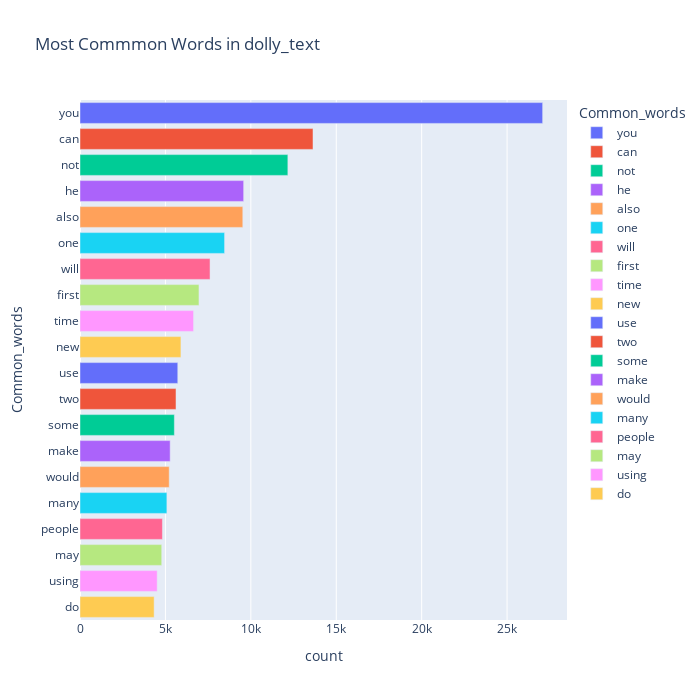

The cell this chart's notebook holds for it:
### Code cell
top = Counter([item for sublist in dolly_text['short_word'] for item in sublist])
temp_positive = pd.DataFrame(top.most_common(20))
temp_positive.columns = ['Common_words','count']
fig = px.bar(temp_positive, x="count", y="Common_words", title='Most Commmon Words in dolly_text', orientation='h',
             width=700, height=700,color='Common_words')
fig.show()

### Figure 1 — Plotly figure (JSON) as saved in the notebook; plotly's stock layout.template omitted (floating-point values rounded to 4 significant figures)
{"data": [{"alignmentgroup": "True", "hovertemplate": "Common_words=%{y}<br>count=%{x}<extra></extra>", "legendgroup": "you", "marker": {"color": "#636efa", "pattern": {"shape": ""}}, "name": "you", "offsetgroup": "you", "orientation": "h", "showlegend": true, "textposition": "auto", "type": "bar", "x": [27082], "xaxis": "x", "y": ["you"], "yaxis": "y"}, {"alignmentgroup": "True", "hovertemplate": "Common_words=%{y}<br>count=%{x}<extra></extra>", "legendgroup": "can", "marker": {"color": "#EF553B", "pattern": {"shape": ""}}, "name": "can", "offsetgroup": "can", "orientation": "h", "showlegend": true, "textposition": "auto", "type": "bar", "x": [13639], "xaxis": "x", "y": ["can"], "yaxis": "y"}, {"alignmentgroup": "True", "hovertemplate": "Common_words=%{y}<br>count=%{x}<extra></extra>", "legendgroup": "not", "marker": {"color": "#00cc96", "pattern": {"shape": ""}}, "name": "not", "offsetgroup": "not", "orientation": "h", "showlegend": true, "textposition": "auto", "type": "bar", "x": [12168], "xaxis": "x", "y": ["not"], "yaxis": "y"}, {"alignmentgroup": "True", "hovertemplate": "Common_words=%{y}<br>count=%{x}<extra></extra>", "legendgroup": "he", "marker": {"color": "#ab63fa", "pattern": {"shape": ""}}, "name": "he", "offsetgroup": "he", "orientation": "h", "showlegend": true, "textposition": "auto", "type": "bar", "x": [9580], "xaxis": "x", "y": ["he"], "yaxis": "y"}, {"alignmentgroup": "True", "hovertemplate": "Common_words=%{y}<br>count=%{x}<extra></extra>", "legendgroup": "also", "marker": {"color": "#FFA15A", "pattern": {"shape": ""}}, "name": "also", "offsetgroup": "also", "orientation": "h", "showlegend": true, "textposition": "auto", "type": "bar", "x": [9530], "xaxis": "x", "y": ["also"], "yaxis": "y"}, {"alignmentgroup": "True", "hovertemplate": "Common_words=%{y}<br>count=%{x}<extra></extra>", "legendgroup": "one", "marker": {"color": "#19d3f3", "pattern": {"shape": ""}}, "name": "one", "offsetgroup": "one", "orientation": "h", "showlegend": true, "textposition": "auto", "type": "bar", "x": [8463], "xaxis": "x", "y": ["one"], "yaxis": "y"}, {"alignmentgroup": "True", "hovertemplate": "Common_words=%{y}<br>count=%{x}<extra></extra>", "legendgroup": "will", "marker": {"color": "#FF6692", "pattern": {"shape": ""}}, "name": "will", "offsetgroup": "will", "orientation": "h", "showlegend": true, "textposition": "auto", "type": "bar", "x": [7612], "xaxis": "x", "y": ["will"], "yaxis": "y"}, {"alignmentgroup": "True", "hovertemplate": "Common_words=%{y}<br>count=%{x}<extra></extra>", "legendgroup": "first", "marker": {"color": "#B6E880", "pattern": {"shape": ""}}, "name": "first", "offsetgroup": "first", "orientation": "h", "showlegend": true, "textposition": "auto", "type": "bar", "x": [6964], "xaxis": "x", "y": ["first"], "yaxis": "y"}, {"alignmentgroup": "True", "hovertemplate": "Common_words=%{y}<br>count=%{x}<extra></extra>", "legendgroup": "time", "marker": {"color": "#FF97FF", "pattern": {"shape": ""}}, "name": "time", "offsetgroup": "time", "orientation": "h", "showlegend": true, "textposition": "auto", "type": "bar", "x": [6648], "xaxis": "x", "y": ["time"], "yaxis": "y"}, {"alignmentgroup": "True", "hovertemplate": "Common_words=%{y}<br>count=%{x}<extra></extra>", "legendgroup": "new", "marker": {"color": "#FECB52", "pattern": {"shape": ""}}, "name": "new", "offsetgroup": "new", "orientation": "h", "showlegend": true, "textposition": "auto", "type": "bar", "x": [5908], "xaxis": "x", "y": ["new"], "yaxis": "y"}, {"alignmentgroup": "True", "hovertemplate": "Common_words=%{y}<br>count=%{x}<extra></extra>", "legendgroup": "use", "marker": {"color": "#636efa", "pattern": {"shape": ""}}, "name": "use", "offsetgroup": "use", "orientation": "h", "showlegend": true, "textposition": "auto", "type": "bar", "x": [5724], "xaxis": "x", "y": ["use"], "yaxis": "y"}, {"alignmentgroup": "True", "hovertemplate": "Common_words=%{y}<br>count=%{x}<extra></extra>", "legendgroup": "two", "marker": {"color": "#EF553B", "pattern": {"shape": ""}}, "name": "two", "offsetgroup": "two", "orientation": "h", "showlegend": true, "textposition": "auto", "type": "bar", "x": [5620], "xaxis": "x", "y": ["two"], "yaxis": "y"}, {"alignmentgroup": "True", "hovertemplate": "Common_words=%{y}<br>count=%{x}<extra></extra>", "legendgroup": "some", "marker": {"color": "#00cc96", "pattern": {"shape": ""}}, "name": "some", "offsetgroup": "some", "orientation": "h", "showlegend": true, "textposition": "auto", "type": "bar", "x": [5524], "xaxis": "x", "y": ["some"], "yaxis": "y"}, {"alignmentgroup": "True", "hovertemplate": "Common_words=%{y}<br>count=%{x}<extra></extra>", "legendgroup": "make", "marker": {"color": "#ab63fa", "pattern": {"shape": ""}}, "name": "make", "offsetgroup": "make", "orientation": "h", "showlegend": true, "textposition": "auto", "type": "bar", "x": [5278], "xaxis": "x", "y": ["make"], "yaxis": "y"}, {"alignmentgroup": "True", "hovertemplate": "Common_words=%{y}<br>count=%{x}<extra></extra>", "legendgroup": "would", "marker": {"color": "#FFA15A", "pattern": {"shape": ""}}, "name": "would", "offsetgroup": "would", "orientation": "h", "showlegend": true, "textposition": "auto", "type": "bar", "x": [5222], "xaxis": "x", "y": ["would"], "yaxis": "y"}, {"alignmentgroup": "True", "hovertemplate": "Common_words=%{y}<br>count=%{x}<extra></extra>", "legendgroup": "many", "marker": {"color": "#19d3f3", "pattern": {"shape": ""}}, "name": "many", "offsetgroup": "many", "orientation": "h", "showlegend": true, "textposition": "auto", "type": "bar", "x": [5086], "xaxis": "x", "y": ["many"], "yaxis": "y"}, {"alignmentgroup": "True", "hovertemplate": "Common_words=%{y}<br>count=%{x}<extra></extra>", "legendgroup": "people", "marker": {"color": "#FF6692", "pattern": {"shape": ""}}, "name": "people", "offsetgroup": "people", "orientation": "h", "showlegend": true, "textposition": "auto", "type": "bar", "x": [4826], "xaxis": "x", "y": ["people"], "yaxis": "y"}, {"alignmentgroup": "True", "hovertemplate": "Common_words=%{y}<br>count=%{x}<extra></extra>", "legendgroup": "may", "marker": {"color": "#B6E880", "pattern": {"shape": ""}}, "name": "may", "offsetgroup": "may", "orientation": "h", "showlegend": true, "textposition": "auto", "type": "bar", "x": [4784], "xaxis": "x", "y": ["may"], "yaxis": "y"}, {"alignmentgroup": "True", "hovertemplate": "Common_words=%{y}<br>count=%{x}<extra></extra>", "legendgroup": "using", "marker": {"color": "#FF97FF", "pattern": {"shape": ""}}, "name": "using", "offsetgroup": "using", "orientation": "h", "showlegend": true, "textposition": "auto", "type": "bar", "x": [4518], "xaxis": "x", "y": ["using"], "yaxis": "y"}, {"alignmentgroup": "True", "hovertemplate": "Common_words=%{y}<br>count=%{x}<extra></extra>", "legendgroup": "do", "marker": {"color": "#FECB52", "pattern": {"shape": ""}}, "name": "do", "offsetgroup": "do", "orientation": "h", "showlegend": true, "textposition": "auto", "type": "bar", "x": [4340], "xaxis": "x", "y": ["do"], "yaxis": "y"}], "layout": {"barmode": "relative", "height": 700, "legend": {"title": {"text": "Common_words"}, "tracegroupgap": 0}, "title": {"text": "Most Commmon Words in dolly_text"}, "width": 700, "xaxis": {"anchor": "y", "domain": [0, 1], "title": {"text": "count"}}, "yaxis": {"anchor": "x", "categoryarray": ["do", "using", "may", "people", "many", "would", "make", "some", "two", "use", "new", "time", "first", "will", "one", "also", "he", "not", "can", "you"], "categoryorder": "array", "domain": [0, 1], "title": {"text": "Common_words"}}}}
